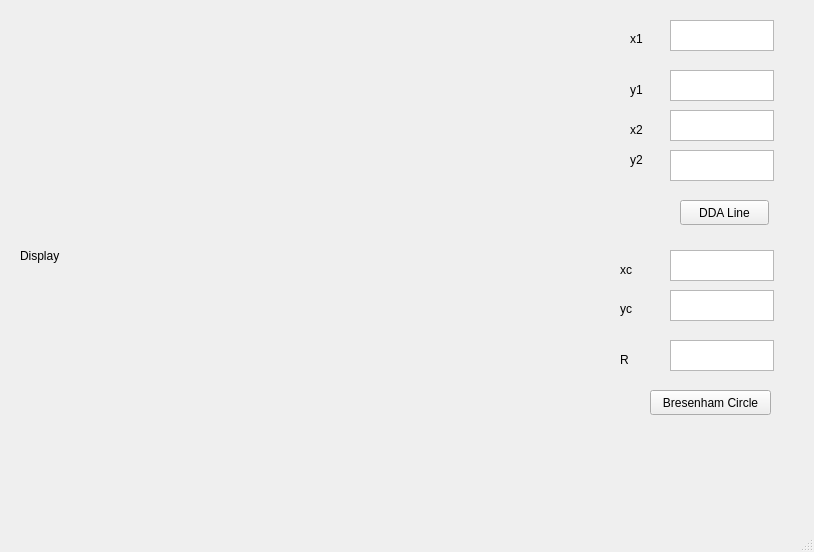
<?xml version="1.0" encoding="UTF-8"?>
<ui version="4.0">
 <class>MainWindow</class>
 <widget class="QMainWindow" name="MainWindow">
  <property name="geometry">
   <rect>
    <x>0</x>
    <y>0</y>
    <width>814</width>
    <height>552</height>
   </rect>
  </property>
  <property name="windowTitle">
   <string>MainWindow</string>
  </property>
  <widget class="QWidget" name="centralwidget">
   <widget class="QLabel" name="label_2">
    <property name="geometry">
     <rect>
      <x>630</x>
      <y>30</y>
      <width>21</width>
      <height>17</height>
     </rect>
    </property>
    <property name="text">
     <string>x1</string>
    </property>
   </widget>
   <widget class="QPlainTextEdit" name="plainTextEdit">
    <property name="geometry">
     <rect>
      <x>670</x>
      <y>20</y>
      <width>104</width>
      <height>31</height>
     </rect>
    </property>
   </widget>
   <widget class="QPlainTextEdit" name="plainTextEdit_2">
    <property name="geometry">
     <rect>
      <x>670</x>
      <y>70</y>
      <width>104</width>
      <height>31</height>
     </rect>
    </property>
   </widget>
   <widget class="QPlainTextEdit" name="plainTextEdit_3">
    <property name="geometry">
     <rect>
      <x>670</x>
      <y>110</y>
      <width>104</width>
      <height>31</height>
     </rect>
    </property>
   </widget>
   <widget class="QPlainTextEdit" name="plainTextEdit_4">
    <property name="geometry">
     <rect>
      <x>670</x>
      <y>150</y>
      <width>104</width>
      <height>31</height>
     </rect>
    </property>
   </widget>
   <widget class="QPlainTextEdit" name="plainTextEdit_5">
    <property name="geometry">
     <rect>
      <x>670</x>
      <y>250</y>
      <width>104</width>
      <height>31</height>
     </rect>
    </property>
   </widget>
   <widget class="QPushButton" name="DDA_Line_Clicked">
    <property name="geometry">
     <rect>
      <x>680</x>
      <y>200</y>
      <width>89</width>
      <height>25</height>
     </rect>
    </property>
    <property name="text">
     <string>DDA Line</string>
    </property>
   </widget>
   <widget class="QPlainTextEdit" name="plainTextEdit_6">
    <property name="geometry">
     <rect>
      <x>670</x>
      <y>290</y>
      <width>104</width>
      <height>31</height>
     </rect>
    </property>
   </widget>
   <widget class="QPushButton" name="Bresenha_Circle_clicked">
    <property name="geometry">
     <rect>
      <x>650</x>
      <y>390</y>
      <width>121</width>
      <height>25</height>
     </rect>
    </property>
    <property name="text">
     <string>Bresenham Circle</string>
    </property>
   </widget>
   <widget class="QLabel" name="label_3">
    <property name="geometry">
     <rect>
      <x>630</x>
      <y>80</y>
      <width>21</width>
      <height>20</height>
     </rect>
    </property>
    <property name="text">
     <string>y1</string>
    </property>
   </widget>
   <widget class="QLabel" name="label_4">
    <property name="geometry">
     <rect>
      <x>630</x>
      <y>120</y>
      <width>20</width>
      <height>20</height>
     </rect>
    </property>
    <property name="text">
     <string>x2</string>
    </property>
   </widget>
   <widget class="QLabel" name="label_5">
    <property name="geometry">
     <rect>
      <x>630</x>
      <y>150</y>
      <width>31</width>
      <height>20</height>
     </rect>
    </property>
    <property name="text">
     <string>y2</string>
    </property>
   </widget>
   <widget class="QLabel" name="label_6">
    <property name="geometry">
     <rect>
      <x>620</x>
      <y>260</y>
      <width>21</width>
      <height>20</height>
     </rect>
    </property>
    <property name="text">
     <string>xc</string>
    </property>
   </widget>
   <widget class="QLabel" name="label_7">
    <property name="geometry">
     <rect>
      <x>620</x>
      <y>300</y>
      <width>21</width>
      <height>17</height>
     </rect>
    </property>
    <property name="text">
     <string>yc</string>
    </property>
   </widget>
   <widget class="QLabel" name="Display">
    <property name="geometry">
     <rect>
      <x>20</x>
      <y>30</y>
      <width>581</width>
      <height>451</height>
     </rect>
    </property>
    <property name="text">
     <string>Display</string>
    </property>
   </widget>
   <widget class="QPlainTextEdit" name="plainTextEdit_7">
    <property name="geometry">
     <rect>
      <x>670</x>
      <y>340</y>
      <width>104</width>
      <height>31</height>
     </rect>
    </property>
   </widget>
   <widget class="QLabel" name="label_8">
    <property name="geometry">
     <rect>
      <x>620</x>
      <y>350</y>
      <width>21</width>
      <height>20</height>
     </rect>
    </property>
    <property name="text">
     <string>R</string>
    </property>
   </widget>
  </widget>
  <widget class="QMenuBar" name="menubar">
   <property name="geometry">
    <rect>
     <x>0</x>
     <y>0</y>
     <width>814</width>
     <height>26</height>
    </rect>
   </property>
  </widget>
  <widget class="QStatusBar" name="statusbar"/>
 </widget>
 <resources/>
 <connections/>
</ui>
